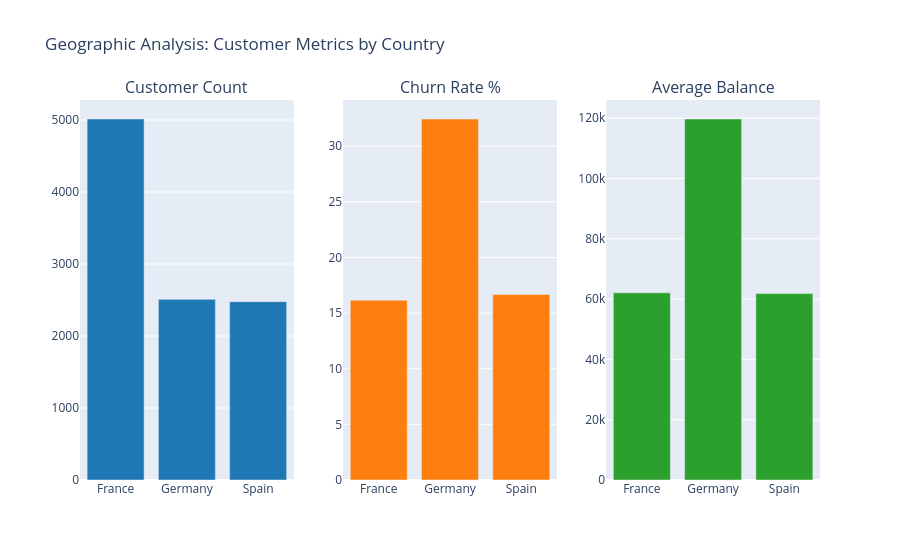

Notebook code for this chart:
### Markdown cell above
**Geolocation Mapping Analysis:**
- France: Largest customer base, moderate churn rate (~16%)
- Germany: Highest churn rate (~32%), smaller customer base
- Spain: Lowest churn rate (~17%), moderate customer base
- Bubble size represents customer count, color intensity shows churn rate

### Code cell
# Churn Rate by Country with Details
fig = make_subplots(rows=1, cols=3, 
                    subplot_titles=('Customer Count', 'Churn Rate %', 'Average Balance'),
                    specs=[[{'type': 'bar'}, {'type': 'bar'}, {'type': 'bar'}]])

fig.add_trace(go.Bar(x=geo_stats['Geography'], y=geo_stats['CustomerId'], 
                     name='Customer Count', marker_color='#1f77b4'), row=1, col=1)

fig.add_trace(go.Bar(x=geo_stats['Geography'], y=geo_stats['Churn_Rate'], 
                     name='Churn Rate %', marker_color='#ff7f0e'), row=1, col=2)

fig.add_trace(go.Bar(x=geo_stats['Geography'], y=geo_stats['Avg_Balance'], 
                     name='Avg Balance', marker_color='#2ca02c'), row=1, col=3)

fig.update_layout(title='Geographic Analysis: Customer Metrics by Country', showlegend=False)
# fig.show()  # Commented out due to rendering issues

### Figure 1 — Plotly figure (JSON) as saved in the notebook; plotly's stock layout.template omitted (floating-point values rounded to 4 significant figures)
{"data": [{"marker": {"color": "#1f77b4"}, "name": "Customer Count", "type": "bar", "x": ["France", "Germany", "Spain"], "xaxis": "x", "y": [5014, 2509, 2477], "yaxis": "y"}, {"marker": {"color": "#ff7f0e"}, "name": "Churn Rate %", "type": "bar", "x": ["France", "Germany", "Spain"], "xaxis": "x2", "y": [16.15, 32.44, 16.67], "yaxis": "y2"}, {"marker": {"color": "#2ca02c"}, "name": "Avg Balance", "type": "bar", "x": ["France", "Germany", "Spain"], "xaxis": "x3", "y": [62090.0, 119700.0, 61820.0], "yaxis": "y3"}], "layout": {"annotations": [{"font": {"size": 16}, "showarrow": false, "text": "Customer Count", "x": 0.1444, "xanchor": "center", "xref": "paper", "y": 1, "yanchor": "bottom", "yref": "paper"}, {"font": {"size": 16}, "showarrow": false, "text": "Churn Rate %", "x": 0.5, "xanchor": "center", "xref": "paper", "y": 1, "yanchor": "bottom", "yref": "paper"}, {"font": {"size": 16}, "showarrow": false, "text": "Average Balance", "x": 0.8556, "xanchor": "center", "xref": "paper", "y": 1, "yanchor": "bottom", "yref": "paper"}], "showlegend": false, "title": {"text": "Geographic Analysis: Customer Metrics by Country"}, "xaxis": {"anchor": "y", "domain": [0, 0.2889]}, "xaxis2": {"anchor": "y2", "domain": [0.3556, 0.6444]}, "xaxis3": {"anchor": "y3", "domain": [0.7111, 1]}, "yaxis": {"anchor": "x", "domain": [0, 1]}, "yaxis2": {"anchor": "x2", "domain": [0, 1]}, "yaxis3": {"anchor": "x3", "domain": [0, 1]}}}
